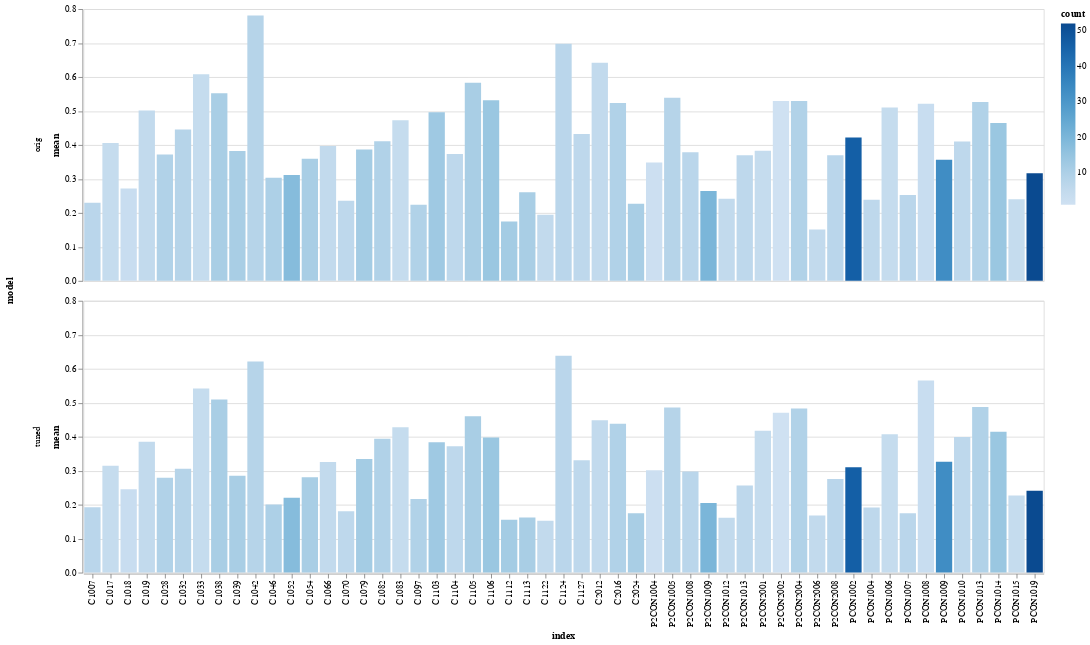

Write notebook code for a chart like this one.
### Code cell
orig_describe = pt_describe(orig, colname="wer")
tuned_describe = pt_describe(tuned, colname="wer")

orig_describe["model"] = "orig"
tuned_describe["model"] = "tuned"

describe = pd.concat([orig_describe, tuned_describe])
plt = alt.Chart(describe.reset_index()).mark_bar().encode(
                     x = "index",
                     y = "mean",
                     color = "count",
                     row = "model")
plt

### Figure 1 — Vega-Lite specification as saved in the notebook (floating-point values rounded to 4 significant figures)
{"config": {"view": {"continuousWidth": 400, "continuousHeight": 300}}, "data": {"name": "data-c19e4964604d93407854ecf3b40f4efa"}, "mark": "bar", "encoding": {"color": {"type": "quantitative", "field": "count"}, "row": {"type": "nominal", "field": "model"}, "x": {"type": "nominal", "field": "index"}, "y": {"type": "quantitative", "field": "mean"}}, "$schema": "https://vega.github.io/schema/vega-lite/v4.0.0.json", "datasets": {"data-c19e4964604d93407854ecf3b40f4efa": [{"index": "C1033", "count": 4.0, "mean": 0.6081, "std": 0.1674, "min": 0.3846, "25%": 0.5393, "50%": 0.6351, "75%": 0.7039, "max": 0.7778, "model": "orig"}, {"index": "C1105", "count": 11.0, "mean": 0.583, "std": 0.1191, "min": 0.3889, "25%": 0.5, "50%": 0.5714, "75%": 0.6619, "max": 0.7895, "model": "orig"}, {"index": "C1018", "count": 3.0, "mean": 0.2718, "std": 0.07045, "min": 0.1905, "25%": 0.2515, "50%": 0.3125, "75%": 0.3125, "max": 0.3125, "model": "orig"}, {"index": "C1046", "count": 10.0, "mean": 0.3033, "std": 0.195, "min": 0.05085, "25%": 0.1752, "50%": 0.264, "75%": 0.3448, "max": 0.6923, "model": "orig"}, {"index": "C2024", "count": 11.0, "mean": 0.2272, "std": 0.1239, "min": 0.0, "25%": 0.1548, "50%": 0.2222, "75%": 0.306, "max": 0.4348, "model": "orig"}, {"index": "C1103", "count": 13.0, "mean": 0.4966, "std": 0.2051, "min": 0.1111, "25%": 0.3889, "50%": 0.5, "75%": 0.5789, "max": 0.85, "model": "orig"}, {"index": "P2CON2006", "count": 5.0, "mean": 0.1509, "std": 0.1313, "min": 0.0, "25%": 0.05455, "50%": 0.129, "75%": 0.2745, "max": 0.2963, "model": "orig"}, {"index": "PCON1004", "count": 6.0, "mean": 0.2389, "std": 0.1214, "min": 0.0, "25%": 0.25, "50%": 0.275, "75%": 0.3, "max": 0.3333, "model": "orig"}, {"index": "C2016", "count": 9.0, "mean": 0.5235, "std": 0.2307, "min": 0.1111, "25%": 0.4333, "50%": 0.5455, "75%": 0.6, "max": 0.95, "model": "orig"}, {"index": "C1124", "count": 7.0, "mean": 0.698, "std": 0.1171, "min": 0.5417, "25%": 0.6424, "50%": 0.6774, "75%": 0.7363, "max": 0.9091, "model": "orig"}, {"index": "C1019", "count": 5.0, "mean": 0.5017, "std": 0.176, "min": 0.3571, "25%": 0.3662, "50%": 0.4062, "75%": 0.64, "max": 0.7391, "model": "orig"}, {"index": "P2CON1008", "count": 7.0, "mean": 0.3788, "std": 0.1643, "min": 0.1778, "25%": 0.2812, "50%": 0.3846, "75%": 0.4194, "max": 0.6875, "model": "orig"}, {"index": "C1070", "count": 6.0, "mean": 0.2359, "std": 0.04051, "min": 0.1852, "25%": 0.2065, "50%": 0.2349, "75%": 0.2707, "max": 0.2807, "model": "orig"}, {"index": "C1097", "count": 9.0, "mean": 0.2237, "std": 0.1672, "min": 0.02381, "25%": 0.1556, "50%": 0.2, "75%": 0.28, "max": 0.6, "model": "orig"}, {"index": "C2012", "count": 5.0, "mean": 0.6419, "std": 0.1437, "min": 0.4444, "25%": 0.5429, "50%": 0.6897, "75%": 0.75, "max": 0.7826, "model": "orig"}, {"index": "PCON1002", "count": 46.0, "mean": 0.4218, "std": 0.2018, "min": 0.0, "25%": 0.2917, "50%": 0.4143, "75%": 0.5611, "max": 0.7895, "model": "orig"}, {"index": "C1066", "count": 5.0, "mean": 0.3971, "std": 0.04214, "min": 0.3556, "25%": 0.3636, "50%": 0.3974, "75%": 0.4074, "max": 0.4615, "model": "orig"}, {"index": "C1028", "count": 9.0, "mean": 0.3723, "std": 0.1387, "min": 0.25, "25%": 0.2727, "50%": 0.3077, "75%": 0.4783, "max": 0.6316, "model": "orig"}, {"index": "P2CON2002", "count": 1.0, "mean": 0.5294, "std": null, "min": 0.5294, "25%": 0.5294, "50%": 0.5294, "75%": 0.5294, "max": 0.5294, "model": "orig"}, {"index": "C1007", "count": 7.0, "mean": 0.2299, "std": 0.2312, "min": 0.0, "25%": 0.1009, "50%": 0.1667, "75%": 0.2704, "max": 0.7, "model": "orig"}, {"index": "C1052", "count": 18.0, "mean": 0.3116, "std": 0.1377, "min": 0.1111, "25%": 0.2088, "50%": 0.2985, "75%": 0.3817, "max": 0.6087, "model": "orig"}, {"index": "C1039", "count": 11.0, "mean": 0.3819, "std": 0.1159, "min": 0.15, "25%": 0.332, "50%": 0.3529, "75%": 0.4413, "max": 0.6154, "model": "orig"}, {"index": "P2CON1005", "count": 8.0, "mean": 0.5392, "std": 0.2296, "min": 0.3158, "25%": 0.4003, "50%": 0.4406, "75%": 0.6653, "max": 1.0, "model": "orig"}, {"index": "PCON1014", "count": 14.0, "mean": 0.4646, "std": 0.1811, "min": 0.3191, "25%": 0.3533, "50%": 0.4019, "75%": 0.49, "max": 1.0, "model": "orig"}, {"index": "P2CON2008", "count": 7.0, "mean": 0.3697, "std": 0.1941, "min": 0.05556, "25%": 0.2543, "50%": 0.4, "75%": 0.512, "max": 0.6, "model": "orig"}, {"index": "P2CON1004", "count": 2.0, "mean": 0.3485, "std": 0.2276, "min": 0.1875, "25%": 0.268, "50%": 0.3485, "75%": 0.429, "max": 0.5094, "model": "orig"}, {"index": "PCON1010", "count": 6.0, "mean": 0.4103, "std": 0.08873, "min": 0.3333, "25%": 0.3584, "50%": 0.3935, "75%": 0.4088, "max": 0.5806, "model": "orig"}, {"index": "C1042", "count": 8.0, "mean": 0.7812, "std": 0.1981, "min": 0.4545, "25%": 0.646, "50%": 0.7882, "75%": 0.9464, "max": 1.0, "model": "orig"}, {"index": "P2CON2004", "count": 9.0, "mean": 0.5297, "std": 0.1096, "min": 0.3714, "25%": 0.4815, "50%": 0.4894, "75%": 0.5932, "max": 0.6957, "model": "orig"}, {"index": "C1082", "count": 9.0, "mean": 0.4107, "std": 0.1622, "min": 0.1818, "25%": 0.2941, "50%": 0.4462, "75%": 0.5263, "max": 0.6522, "model": "orig"}, {"index": "C1104", "count": 6.0, "mean": 0.3734, "std": 0.2175, "min": 0.2, "25%": 0.2599, "50%": 0.3077, "75%": 0.3627, "max": 0.8, "model": "orig"}, {"index": "C1079", "count": 12.0, "mean": 0.3867, "std": 0.2091, "min": 0.1395, "25%": 0.261, "50%": 0.3391, "75%": 0.4881, "max": 0.8824, "model": "orig"}, {"index": "PCON1008", "count": 3.0, "mean": 0.5212, "std": 0.4226, "min": 0.2, "25%": 0.2818, "50%": 0.3636, "75%": 0.6818, "max": 1.0, "model": "orig"}, {"index": "C1112", "count": 12.0, "mean": 0.1749, "std": 0.1437, "min": 0.0, "25%": 0.07562, "50%": 0.1576, "75%": 0.2202, "max": 0.5556, "model": "orig"}, {"index": "C1127", "count": 6.0, "mean": 0.4321, "std": 0.1553, "min": 0.3038, "25%": 0.339, "50%": 0.3781, "75%": 0.4559, "max": 0.725, "model": "orig"}, {"index": "C1122", "count": 5.0, "mean": 0.1943, "std": 0.1357, "min": 0.0, "25%": 0.1429, "50%": 0.1875, "75%": 0.2941, "max": 0.3469, "model": "orig"}, {"index": "C1054", "count": 11.0, "mean": 0.3597, "std": 0.2583, "min": 0.07692, "25%": 0.136, "50%": 0.3929, "75%": 0.4734, "max": 0.9474, "model": "orig"}, {"index": "C1038", "count": 11.0, "mean": 0.5523, "std": 0.163, "min": 0.2571, "25%": 0.4545, "50%": 0.5185, "75%": 0.6803, "max": 0.7727, "model": "orig"}, {"index": "C1017", "count": 4.0, "mean": 0.4057, "std": 0.1091, "min": 0.25, "25%": 0.3761, "50%": 0.4364, "75%": 0.4659, "max": 0.5, "model": "orig"}, {"index": "PCON1015", "count": 4.0, "mean": 0.2402, "std": 0.09096, "min": 0.1154, "25%": 0.2163, "50%": 0.256, "75%": 0.2798, "max": 0.3333, "model": "orig"}, {"index": "PCON1019", "count": 52.0, "mean": 0.3167, "std": 0.1801, "min": 0.05882, "25%": 0.1861, "50%": 0.2857, "75%": 0.3825, "max": 0.9091, "model": "orig"}, {"index": "C1106", "count": 14.0, "mean": 0.5314, "std": 0.2276, "min": 0.1818, "25%": 0.414, "50%": 0.5635, "75%": 0.6823, "max": 0.8571, "model": "orig"}, {"index": "C1113", "count": 11.0, "mean": 0.2609, "std": 0.1929, "min": 0.0, "25%": 0.1224, "50%": 0.2549, "75%": 0.3503, "max": 0.6667, "model": "orig"}, {"index": "PCON1006", "count": 4.0, "mean": 0.5105, "std": 0.2218, "min": 0.2817, "25%": 0.3639, "50%": 0.4873, "75%": 0.6339, "max": 0.7857, "model": "orig"}, {"index": "PCON1009", "count": 33.0, "mean": 0.3567, "std": 0.1718, "min": 0.0, "25%": 0.2778, "50%": 0.3529, "75%": 0.4286, "max": 0.8125, "model": "orig"}, {"index": "P2CON2001", "count": 4.0, "mean": 0.3832, "std": 0.1653, "min": 0.1739, "25%": 0.2935, "50%": 0.4067, "75%": 0.4964, "max": 0.5455, "model": "orig"}, {"index": "P2CON1013", "count": 6.0, "mean": 0.3695, "std": 0.08549, "min": 0.2727, "25%": 0.3039, "50%": 0.3667, "75%": 0.4125, "max": 0.5, "model": "orig"}, {"index": "P2CON1009", "count": 20.0, "mean": 0.2648, "std": 0.1389, "min": 0.0, "25%": 0.1701, "50%": 0.2906, "75%": 0.3357, "max": 0.5, "model": "orig"}, {"index": "P2CON1012", "count": 5.0, "mean": 0.2417, "std": 0.2208, "min": 0.05882, "25%": 0.09677, "50%": 0.15, "75%": 0.303, "max": 0.6, "model": "orig"}, {"index": "C1032", "count": 8.0, "mean": 0.4452, "std": 0.1937, "min": 0.2083, "25%": 0.3232, "50%": 0.4126, "75%": 0.5312, "max": 0.7941, "model": "orig"}, {"index": "PCON1013", "count": 9.0, "mean": 0.5261, "std": 0.2342, "min": 0.2, "25%": 0.3793, "50%": 0.5, "75%": 0.6061, "max": 1.0, "model": "orig"}, {"index": "C1083", "count": 4.0, "mean": 0.473, "std": 0.4078, "min": 0.125, "25%": 0.1652, "50%": 0.3834, "75%": 0.6912, "max": 1.0, "model": "orig"}, {"index": "PCON1007", "count": 7.0, "mean": 0.253, "std": 0.1149, "min": 0.1034, "25%": 0.1758, "50%": 0.2603, "75%": 0.3056, "max": 0.4444, "model": "orig"}, {"index": "C1033", "count": 4.0, "mean": 0.5417, "std": 0.1878, "min": 0.3231, "25%": 0.4558, "50%": 0.533, "75%": 0.619, "max": 0.7778, "model": "tuned"}, {"index": "C1105", "count": 11.0, "mean": 0.4604, "std": 0.1196, "min": 0.2222, "25%": 0.3923, "50%": 0.4688, "75%": 0.5584, "max": 0.6111, "model": "tuned"}, {"index": "C1046", "count": 10.0, "mean": 0.2002, "std": 0.153, "min": 0.05085, "25%": 0.0871, "50%": 0.1525, "75%": 0.2406, "max": 0.5385, "model": "tuned"}, {"index": "C2024", "count": 11.0, "mean": 0.1746, "std": 0.1301, "min": 0.0, "25%": 0.09576, "50%": 0.1724, "75%": 0.1945, "max": 0.4545, "model": "tuned"}, {"index": "C1018", "count": 3.0, "mean": 0.2455, "std": 0.141, "min": 0.1429, "25%": 0.1652, "50%": 0.1875, "75%": 0.2969, "max": 0.4062, "model": "tuned"}, {"index": "P2CON2006", "count": 5.0, "mean": 0.168, "std": 0.1161, "min": 0.03636, "25%": 0.05882, "50%": 0.1935, "75%": 0.2549, "max": 0.2963, "model": "tuned"}, {"index": "C1103", "count": 13.0, "mean": 0.384, "std": 0.1499, "min": 0.1111, "25%": 0.3, "50%": 0.3889, "75%": 0.4583, "max": 0.7, "model": "tuned"}, {"index": "PCON1004", "count": 6.0, "mean": 0.1917, "std": 0.1273, "min": 0.0, "25%": 0.1167, "50%": 0.2083, "75%": 0.2875, "max": 0.3333, "model": "tuned"}, {"index": "C2016", "count": 9.0, "mean": 0.4378, "std": 0.2697, "min": 0.0, "25%": 0.3125, "50%": 0.3333, "75%": 0.6667, "max": 0.9, "model": "tuned"}, {"index": "C1124", "count": 7.0, "mean": 0.6384, "std": 0.1422, "min": 0.4583, "25%": 0.5866, "50%": 0.5932, "75%": 0.6676, "max": 0.9091, "model": "tuned"}, {"index": "C1019", "count": 5.0, "mean": 0.385, "std": 0.1435, "min": 0.2571, "25%": 0.2812, "50%": 0.338, "75%": 0.44, "max": 0.6087, "model": "tuned"}, {"index": "P2CON1008", "count": 7.0, "mean": 0.2974, "std": 0.1504, "min": 0.1111, "25%": 0.1979, "50%": 0.2778, "75%": 0.3673, "max": 0.5625, "model": "tuned"}, {"index": "C1070", "count": 6.0, "mean": 0.1803, "std": 0.0836, "min": 0.07407, "25%": 0.1282, "50%": 0.1862, "75%": 0.2061, "max": 0.3137, "model": "tuned"}, {"index": "C1097", "count": 9.0, "mean": 0.2166, "std": 0.1829, "min": 0.0625, "25%": 0.07143, "50%": 0.18, "75%": 0.2778, "max": 0.65, "model": "tuned"}, {"index": "C2012", "count": 5.0, "mean": 0.4486, "std": 0.2264, "min": 0.2222, "25%": 0.3714, "50%": 0.375, "75%": 0.4483, "max": 0.8261, "model": "tuned"}, {"index": "PCON1002", "count": 46.0, "mean": 0.3102, "std": 0.1796, "min": 0.0, "25%": 0.1813, "50%": 0.3071, "75%": 0.4041, "max": 0.8571, "model": "tuned"}, {"index": "C1066", "count": 5.0, "mean": 0.3254, "std": 0.108, "min": 0.2222, "25%": 0.2308, "50%": 0.2963, "75%": 0.4231, "max": 0.4545, "model": "tuned"}, {"index": "C1028", "count": 9.0, "mean": 0.279, "std": 0.1556, "min": 0.1538, "25%": 0.1923, "50%": 0.2273, "75%": 0.2609, "max": 0.5789, "model": "tuned"}, {"index": "P2CON2002", "count": 1.0, "mean": 0.4706, "std": null, "min": 0.4706, "25%": 0.4706, "50%": 0.4706, "75%": 0.4706, "max": 0.4706, "model": "tuned"}, {"index": "C1039", "count": 11.0, "mean": 0.2851, "std": 0.1172, "min": 0.05, "25%": 0.238, "50%": 0.2973, "75%": 0.3249, "max": 0.5, "model": "tuned"}, {"index": "P2CON1005", "count": 8.0, "mean": 0.486, "std": 0.2414, "min": 0.2105, "25%": 0.3646, "50%": 0.4114, "75%": 0.5523, "max": 1.0, "model": "tuned"}, {"index": "C1007", "count": 7.0, "mean": 0.1927, "std": 0.1575, "min": 0.0, "25%": 0.1167, "50%": 0.1935, "75%": 0.2108, "max": 0.5, "model": "tuned"}, {"index": "C1052", "count": 18.0, "mean": 0.22, "std": 0.1261, "min": 0.03333, "25%": 0.119, "50%": 0.2, "75%": 0.3109, "max": 0.5217, "model": "tuned"}, {"index": "PCON1014", "count": 14.0, "mean": 0.4149, "std": 0.1976, "min": 0.2128, "25%": 0.3125, "50%": 0.3631, "75%": 0.4333, "max": 1.0, "model": "tuned"}, {"index": "P2CON2008", "count": 7.0, "mean": 0.2756, "std": 0.1579, "min": 0.05556, "25%": 0.1769, "50%": 0.2308, "75%": 0.3944, "max": 0.5, "model": "tuned"}, {"index": "P2CON1004", "count": 2.0, "mean": 0.3013, "std": 0.1609, "min": 0.1875, "25%": 0.2444, "50%": 0.3013, "75%": 0.3582, "max": 0.4151, "model": "tuned"}, {"index": "PCON1010", "count": 6.0, "mean": 0.3991, "std": 0.1118, "min": 0.2791, "25%": 0.3209, "50%": 0.3774, "75%": 0.4529, "max": 0.5806, "model": "tuned"}, {"index": "C1042", "count": 8.0, "mean": 0.6212, "std": 0.2448, "min": 0.3824, "25%": 0.4481, "50%": 0.4891, "75%": 0.8482, "max": 1.0, "model": "tuned"}, {"index": "P2CON2004", "count": 9.0, "mean": 0.4829, "std": 0.08973, "min": 0.3429, "25%": 0.4468, "50%": 0.4902, "75%": 0.5593, "max": 0.6087, "model": "tuned"}, {"index": "C1082", "count": 9.0, "mean": 0.3943, "std": 0.1518, "min": 0.1818, "25%": 0.2667, "50%": 0.4615, "75%": 0.5, "max": 0.6154, "model": "tuned"}, {"index": "C1104", "count": 6.0, "mean": 0.3717, "std": 0.2715, "min": 0.1685, "25%": 0.2092, "50%": 0.2934, "75%": 0.3688, "max": 0.9, "model": "tuned"}, {"index": "C1079", "count": 12.0, "mean": 0.334, "std": 0.2217, "min": 0.06977, "25%": 0.203, "50%": 0.2887, "75%": 0.3658, "max": 0.8824, "model": "tuned"}, {"index": "PCON1008", "count": 3.0, "mean": 0.5657, "std": 0.3765, "min": 0.3333, "25%": 0.3485, "50%": 0.3636, "75%": 0.6818, "max": 1.0, "model": "tuned"}, {"index": "C1112", "count": 12.0, "mean": 0.1556, "std": 0.112, "min": 0.02778, "25%": 0.07436, "50%": 0.1731, "75%": 0.192, "max": 0.4444, "model": "tuned"}, {"index": "C1127", "count": 6.0, "mean": 0.3305, "std": 0.147, "min": 0.2405, "25%": 0.2495, "50%": 0.2811, "75%": 0.3077, "max": 0.625, "model": "tuned"}, {"index": "C1122", "count": 5.0, "mean": 0.1528, "std": 0.136, "min": 0.0, "25%": 0.09524, "50%": 0.125, "75%": 0.1765, "max": 0.3673, "model": "tuned"}, {"index": "C1054", "count": 11.0, "mean": 0.2808, "std": 0.2272, "min": 0.0, "25%": 0.1235, "50%": 0.25, "75%": 0.3487, "max": 0.7895, "model": "tuned"}, {"index": "C1038", "count": 11.0, "mean": 0.5092, "std": 0.1922, "min": 0.1714, "25%": 0.4514, "50%": 0.5417, "75%": 0.6333, "max": 0.7727, "model": "tuned"}, {"index": "C1017", "count": 4.0, "mean": 0.3144, "std": 0.1452, "min": 0.15, "25%": 0.2148, "50%": 0.3265, "75%": 0.4261, "max": 0.4545, "model": "tuned"}, {"index": "PCON1015", "count": 4.0, "mean": 0.2267, "std": 0.06147, "min": 0.1667, "25%": 0.1875, "50%": 0.2163, "75%": 0.2555, "max": 0.3077, "model": "tuned"}, {"index": "C1106", "count": 14.0, "mean": 0.3976, "std": 0.2277, "min": 0.0, "25%": 0.274, "50%": 0.3381, "75%": 0.5692, "max": 0.7692, "model": "tuned"}, {"index": "PCON1019", "count": 52.0, "mean": 0.2407, "std": 0.1872, "min": 0.0, "25%": 0.1362, "50%": 0.191, "75%": 0.3089, "max": 1.0, "model": "tuned"}, {"index": "C1113", "count": 11.0, "mean": 0.1622, "std": 0.1231, "min": 0.0, "25%": 0.07198, "50%": 0.1628, "75%": 0.2457, "max": 0.3415, "model": "tuned"}, {"index": "P2CON2001", "count": 4.0, "mean": 0.4174, "std": 0.2933, "min": 0.1449, "25%": 0.2362, "50%": 0.3533, "75%": 0.5345, "max": 0.8182, "model": "tuned"}, {"index": "PCON1009", "count": 33.0, "mean": 0.3262, "std": 0.182, "min": 0.0, "25%": 0.2143, "50%": 0.3333, "75%": 0.3846, "max": 0.875, "model": "tuned"}, {"index": "PCON1006", "count": 4.0, "mean": 0.407, "std": 0.2044, "min": 0.169, "25%": 0.2705, "50%": 0.4379, "75%": 0.5744, "max": 0.5833, "model": "tuned"}, {"index": "P2CON1013", "count": 6.0, "mean": 0.2567, "std": 0.1379, "min": 0.0, "25%": 0.2605, "50%": 0.2834, "75%": 0.2985, "max": 0.4167, "model": "tuned"}, {"index": "P2CON1009", "count": 20.0, "mean": 0.2051, "std": 0.1274, "min": 0.0, "25%": 0.1264, "50%": 0.1952, "75%": 0.3064, "max": 0.4815, "model": "tuned"}, {"index": "P2CON1012", "count": 5.0, "mean": 0.1613, "std": 0.1207, "min": 0.05882, "25%": 0.075, "50%": 0.09677, "75%": 0.2424, "max": 0.3333, "model": "tuned"}, {"index": "C1032", "count": 8.0, "mean": 0.306, "std": 0.1054, "min": 0.1667, "25%": 0.2495, "50%": 0.271, "75%": 0.3909, "max": 0.4688, "model": "tuned"}, {"index": "PCON1013", "count": 9.0, "mean": 0.4872, "std": 0.2355, "min": 0.25, "25%": 0.3611, "50%": 0.4286, "75%": 0.5, "max": 1.0, "model": "tuned"}, {"index": "C1083", "count": 4.0, "mean": 0.4275, "std": 0.3416, "min": 0.1786, "25%": 0.2321, "50%": 0.3015, "75%": 0.4968, "max": 0.9286, "model": "tuned"}, {"index": "PCON1007", "count": 7.0, "mean": 0.1748, "std": 0.1187, "min": 0.0, "25%": 0.1245, "50%": 0.1667, "75%": 0.2096, "max": 0.3889, "model": "tuned"}]}}
